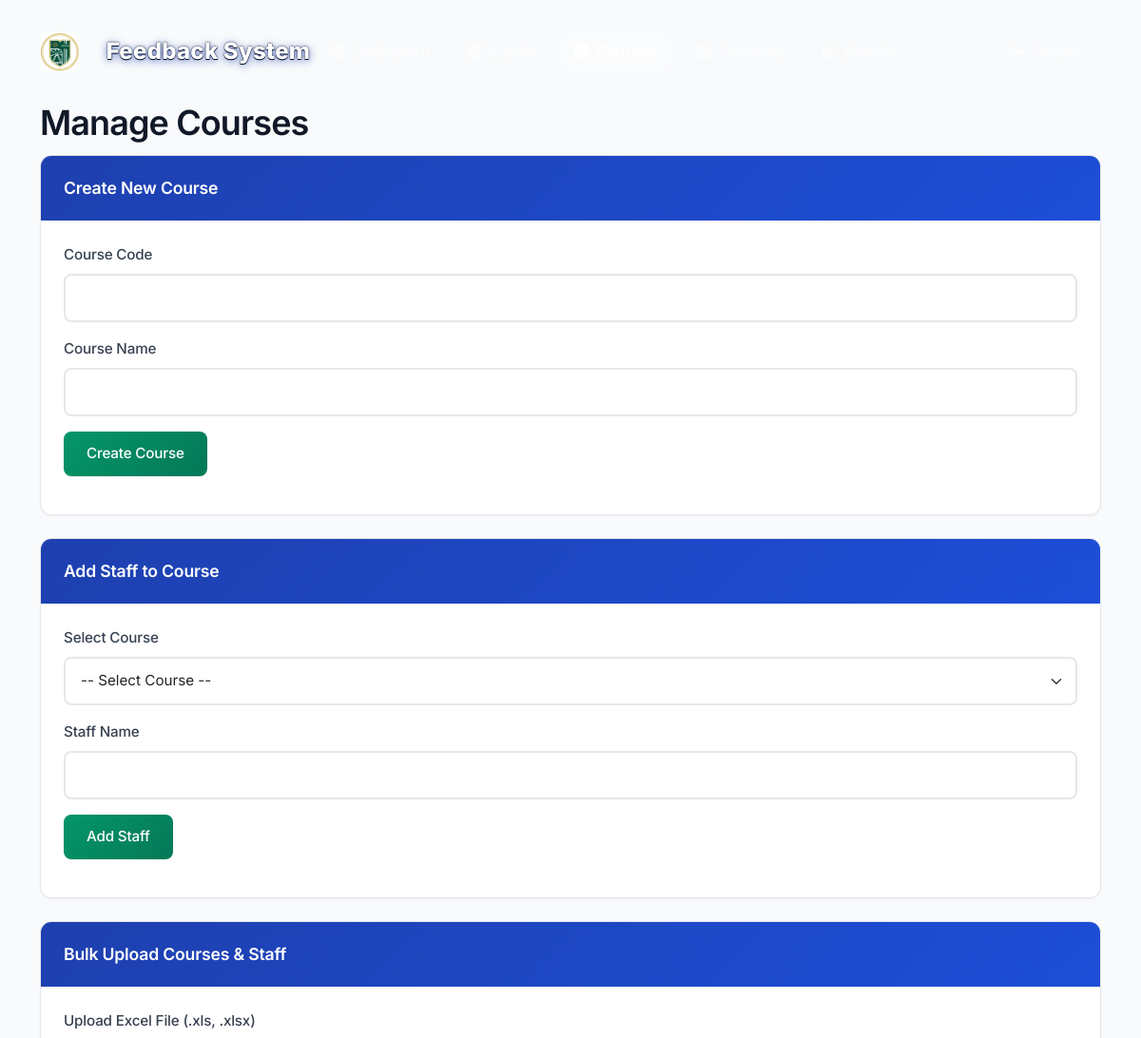
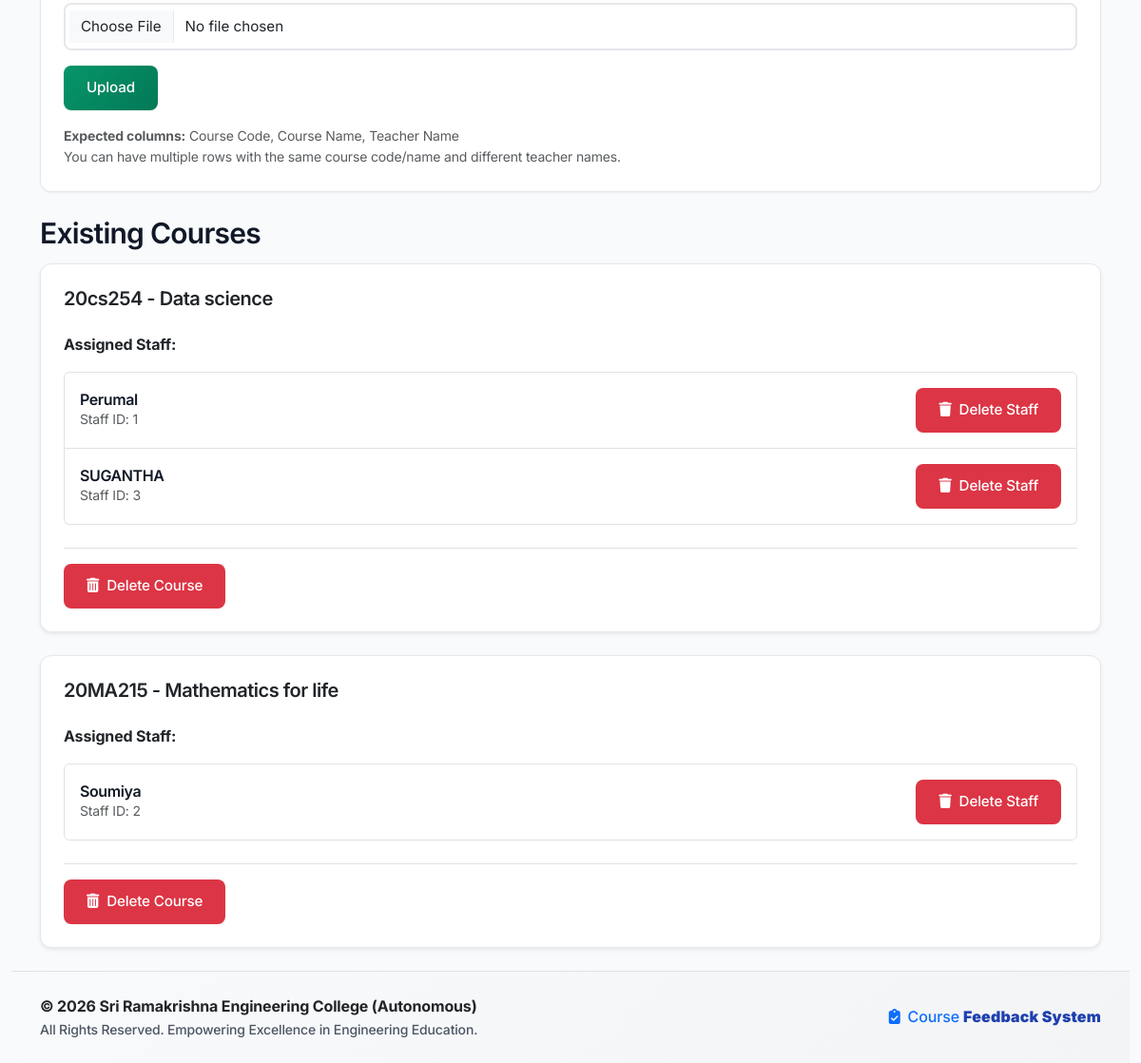
Page /admin/courses (signed in) on the committed database (2 pictures, top to bottom).
### admin/src/common/models.py (models this page shows, shortened)
class Course(db.Model):
    id = db.Column(db.Integer, primary_key=True)
    code = db.Column(db.String(20), unique=True, nullable=False)
    name = db.Column(db.String(100), nullable=False)
    staffs = db.relationship('Staff', backref='course', lazy=True)
    feedback_responses = db.relationship('FeedbackResponse', backref='course', lazy=True)

class Staff(db.Model):
    id = db.Column(db.Integer, primary_key=True)
    name = db.Column(db.String(100), nullable=False)
    course_id = db.Column(db.Integer, db.ForeignKey('course.id'), nullable=False)
    feedback_responses = db.relationship('FeedbackResponse', backref='staff', lazy=True)

### admin/src/admin/routes.py (the view, shortened to what this page needs)
@admin_bp.route('/courses', methods=['GET', 'POST'])
@login_required
def manage_courses():
    if not current_user.is_admin:
        flash('Access denied.', 'danger')
        return redirect(url_for('admin.login'))
    courses = Course.query.all()
    return render_template('domains/admin/manage_courses.html', courses=courses)

### admin/src/common/models.py (called while the page is built)
@login_manager.user_loader
def load_user(user_id):
    return User.query.get(int(user_id))

### admin/templates/domains/admin/manage_courses.html (shortened to what this page needs)
﻿{% extends "base.html" %}
{% block navbar %}
<nav class="navbar navbar-expand-lg navbar-dark admin-navbar">
  <div class="container">
  <a class="navbar-brand d-flex align-items-center" href="#"><img src="{{ url_for('static', filename='images/logo.png') }}" alt="SREC Logo" style="height:42px; margin-right:12px; border-radius: 6px;"><span class="navbar-title-visible">Feedback System</span></a>
    <div class="collapse navbar-collapse" id="navbarNav">
      <ul class="navbar-nav">
        <li class="nav-item">
          <a class="nav-link" href="{{ url_for('admin.dashboard') }}">
            <i class="fas fa-tachometer-alt me-2"></i>Dashboard
          </a>
        </li>
        <li class="nav-item">
          <a class="nav-link" href="{{ url_for('admin.manage_events') }}">
            <i class="fas fa-calendar-alt me-2"></i>Events
          </a>
        </li>
        <li class="nav-item">
          <a class="nav-link active" href="{{ url_for('admin.manage_courses') }}">
            <i class="fas fa-book me-2"></i>Courses
          </a>
        </li>
        <li class="nav-item">
          <a class="nav-link" href="{{ url_for('admin.manage_students') }}">
            <i class="fas fa-users me-2"></i>Students
          </a>
        </li>
        <li class="nav-item">
          <a class="nav-link" href="{{ url_for('admin.results') }}">
            <i class="fas fa-chart-bar me-2"></i>Results
          </a>
        </li>
      </ul>
      <ul class="navbar-nav ms-auto">
        <li class="nav-item">
          <a class="nav-link" href="{{ url_for('admin.logout') }}">
            <i class="fas fa-sign-out-alt me-2"></i>Logout
          </a>
        </li>
      </ul>
    </div>
  </div>
</nav>
{% endblock %}
{% block content %}
<div class="container my-4 fade-in-up">
  <h1>Manage Courses</h1>
  <div class="card mb-4">
    <div class="card-header bg-primary text-white">Create New Course</div>
    <div class="card-body">
      <form action="{{ url_for('admin.manage_courses') }}" method="post">
        <div class="mb-3">
          <label for="code" class="form-label">Course Code</label>
          <input type="text" name="code" id="code" class="form-control" required>
        </div>
        <div class="mb-3">
          <label for="name" class="form-label">Course Name</label>
          <input type="text" name="name" id="name" class="form-control" required>
        </div>
        <button type="submit" class="btn btn-success">Create Course</button>
      </form>
    </div>
  </div>
  <div class="card mb-4">
    <div class="card-header bg-primary text-white">Add Staff to Course</div>
    <div class="card-body">
      <form action="{{ url_for('admin.manage_courses') }}" method="post">
        <div class="mb-3">
          <label for="course_id" class="form-label">Select Course</label>
          <select name="course_id" id="course_id" class="form-select" required>
            <option value="">-- Select Course --</option>
          </select>
        </div>
        <div class="mb-3">
          <label for="staff_name" class="form-label">Staff Name</label>
          <input type="text" name="staff_name" id="staff_name" class="form-control" required>
        </div>
        <button type="submit" class="btn btn-success">Add Staff</button>
      </form>
    </div>
  </div>
  <div class="card mb-4">
    <div class="card-header bg-primary text-white">Bulk Upload Courses & Staff</div>
    <div class="card-body">
      <form action="{{ url_for('admin.manage_courses') }}" method="post" enctype="multipart/form-data">
        <div class="mb-3">
          <label for="file" class="form-label">Upload Excel File (.xls, .xlsx)</label>
          <input type="file" name="file" id="file" class="form-control" accept=".xls,.xlsx" required>
        </div>
        <button type="submit" class="btn btn-success">Upload</button>
      </form>
      <div class="form-text mt-2">
        <b>Expected columns:</b> Course Code, Course Name, Teacher Name<br>
        You can have multiple rows with the same course code/name and different teacher names.
      </div>
    </div>
  </div>
  <h2>Existing Courses</h2>
  {% if courses %}
    {% for course in courses %}
      <div class="card mb-4 shadow-sm">
        <div class="card-body">
          <div class="d-flex justify-content-between align-items-start mb-4">
            <div>
              <h5 class="card-title mb-0">{{ course.code }} - {{ course.name }}</h5>
            </div>
          </div>
          <div class="mb-4">
            <label class="fw-bold mb-3 d-block">Assigned Staff:</label>
            {% if course.staffs %}
              <div class="list-group">
                {% for staff in course.staffs %}
                  <div class="list-group-item d-flex justify-content-between align-items-center py-3">
                    <div>
                      <h6 class="mb-0">{{ staff.name }}</h6>
                      <small class="text-muted">Staff ID: {{ staff.id }}</small>
                    </div>
                    <button type="button"
                            class="btn btn-danger delete-staff-btn"
                            data-staff-id="{{ staff.id }}"
                            data-staff-name="{{ staff.name }}"
                            data-course-code="{{ course.code }}"
                            data-course-name="{{ course.name }}"
                            data-bs-toggle="modal"
                            data-bs-target="#deleteStaffModal">
                      <i class="fas fa-trash me-2"></i>Delete Staff
                    </button>
                  </div>
                {% endfor %}
              </div>
            {% else %}
              <div class="alert alert-info mb-0">No staff assigned</div>
            {% endif %}
          </div>
          <div class="pt-3 border-top">
            <button type="button"
                    class="btn btn-danger btn-lg delete-course-btn"
                    data-course-id="{{ course.id }}"
                    data-course-code="{{ course.code }}"
                    data-course-name="{{ course.name }}"
                    data-bs-toggle="modal"
                    data-bs-target="#deleteCourseModal">
              <i class="fas fa-trash-alt me-2"></i>Delete Course
            </button>
          </div>
        </div>
      </div>
    {% endfor %}
  {% else %}
    <div class="alert alert-info">No courses found</div>
  {% endif %}
</div>
{% endblock %}

### admin/static/css/main.css (style rules this page uses)
:root { --primary-color: #1e40af; --primary-hover: #1d4ed8; --secondary-color: #64748b; --success-color: #059669; --success-hover: #047857; --warning-color: #d97706; --danger-color: #dc2626; --light-bg: #f8fafc; --white: #ffffff; --gray-50: #f9fafb; --gray-100: #f3f4f6; --gray-200: #e5e7eb; --gray-300: #d1d5db; --gray-600: #4b5563; --gray-700: #374151; --gray-800: #1f2937; --gray-900: #111827; --border-radius: 12px; --border-radius-sm: 8px; --shadow-sm: 0 1px 2px 0 rgb(0 0 0 / 0.05); --shadow: 0 1px 3px 0 rgb(0 0 0 / 0.1), 0 1px 2px -1px rgb(0 0 0 / 0.1); --shadow-md: 0 4px 6px -1px rgb(0 0 0 / 0.1), 0 2px 4px -2px rgb(0 0 0 / 0.1); --shadow-lg: 0 10px 15px -3px rgb(0 0 0 / 0.1), 0 4px 6px -4px rgb(0 0 0 / 0.1); --transition: all 0.2s cubic-bezier(0.4, 0, 0.2, 1); }
body { font-family: 'Inter', -apple-system, BlinkMacSystemFont, 'Segoe UI', Roboto, 'Helvetica Neue', Arial, sans-serif; background-color: var(--light-bg); color: var(--gray-800); line-height: 1.6; font-size: 16px; letter-spacing: -0.01em; }
h1, h2, h3, h4, h5, h6 { font-weight: 600; letter-spacing: -0.025em; color: var(--gray-900); margin-bottom: 0.75rem; }
h1 { font-size: 2.25rem; line-height: 1.2; }
h2 { font-size: 1.875rem; line-height: 1.3; }
.card { background: var(--white); border: 1px solid var(--gray-200); border-radius: var(--border-radius); box-shadow: var(--shadow-sm); transition: var(--transition); overflow: hidden; }
.card-header { background: linear-gradient(135deg, var(--primary-color) 0%, var(--primary-hover) 100%); border-bottom: none; padding: 1.25rem 1.5rem; font-weight: 600; font-size: 1.1rem; letter-spacing: -0.01em; }
.card-body { padding: 1.5rem; }
.btn { font-weight: 500; border-radius: var(--border-radius-sm); padding: 0.75rem 1.5rem; font-size: 0.95rem; letter-spacing: -0.01em; transition: var(--transition); border: none; position: relative; overflow: hidden; }
.btn::before { content: ''; position: absolute; top: 0; left: -100%; width: 100%; height: 100%; background: linear-gradient(90deg, transparent, rgba(255,255,255,0.2), transparent); transition: left 0.5s; }
.btn-success { background: linear-gradient(135deg, var(--success-color) 0%, var(--success-hover) 100%); box-shadow: var(--shadow-sm); }
.form-control, .form-select { border: 2px solid var(--gray-200); border-radius: var(--border-radius-sm); padding: 0.75rem 1rem; font-size: 0.95rem; transition: var(--transition); background-color: var(--white); }
.form-label { font-weight: 500; color: var(--gray-700); margin-bottom: 0.5rem; font-size: 0.95rem; }
.navbar-brand { font-weight: 700; font-size: 1.1rem; letter-spacing: -0.01em; display: flex; align-items: center; gap: 16px; margin: 0 !important; padding: 0; }
.nav-link { font-weight: 500; padding: 0.5rem 1rem !important; border-radius: var(--border-radius-sm); transition: var(--transition); margin: 0 0.25rem; }
.nav-link.active { background: rgba(255, 255, 255, 0.2); font-weight: 600; }
.fade-in-up { animation: fadeInUp 0.6s ease-out; }
.navbar-title-visible { color: #fff; font-weight: 800; font-size: 1.5rem; letter-spacing: 0.01em; text-shadow: 0 2px 8px rgba(30, 64, 175, 0.7), 0 1px 0 #000, 0 0 2px #000; }

### rows in the picture
Course: code "20cs254", name "Data science"
Staff: name "Perumal", id "1"
Staff: name "SUGANTHA", id "3"
Course: code "20MA215", name "Mathematics for life"
Staff: name "Soumiya", id "2"
